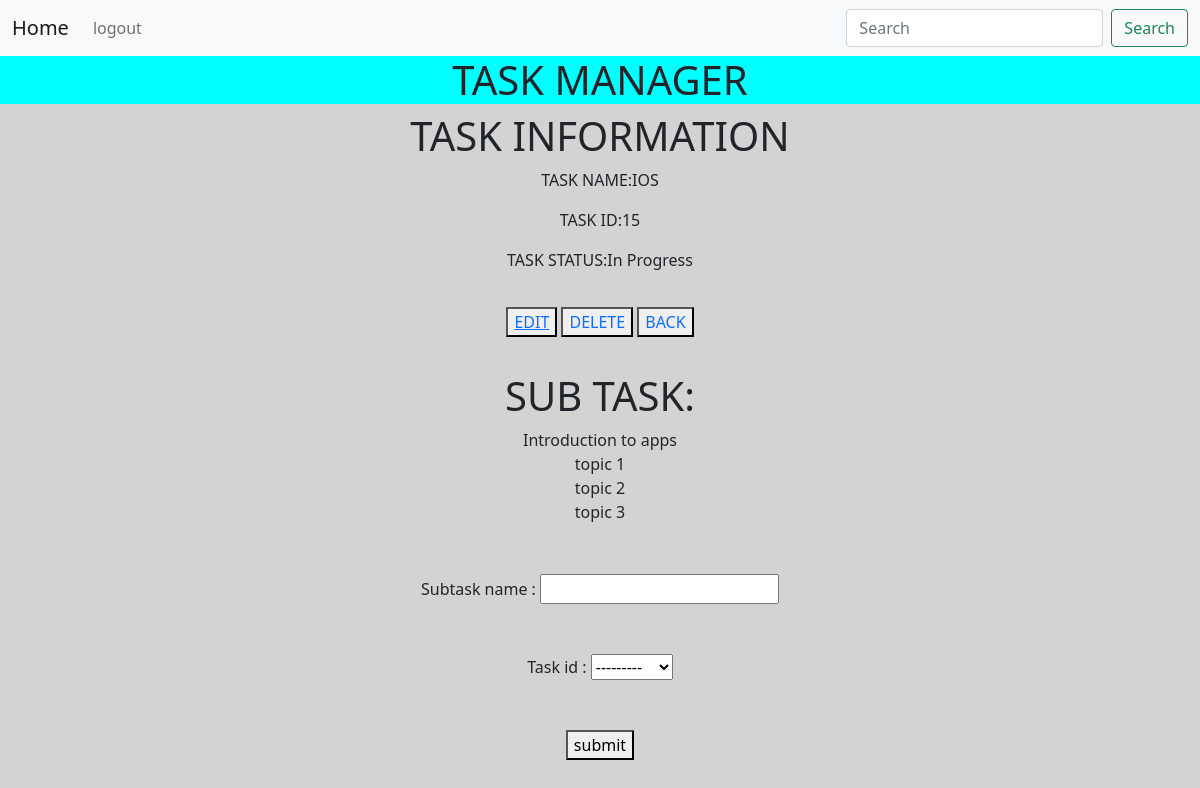
The app's page /task_detail/15 (signed in), older data.
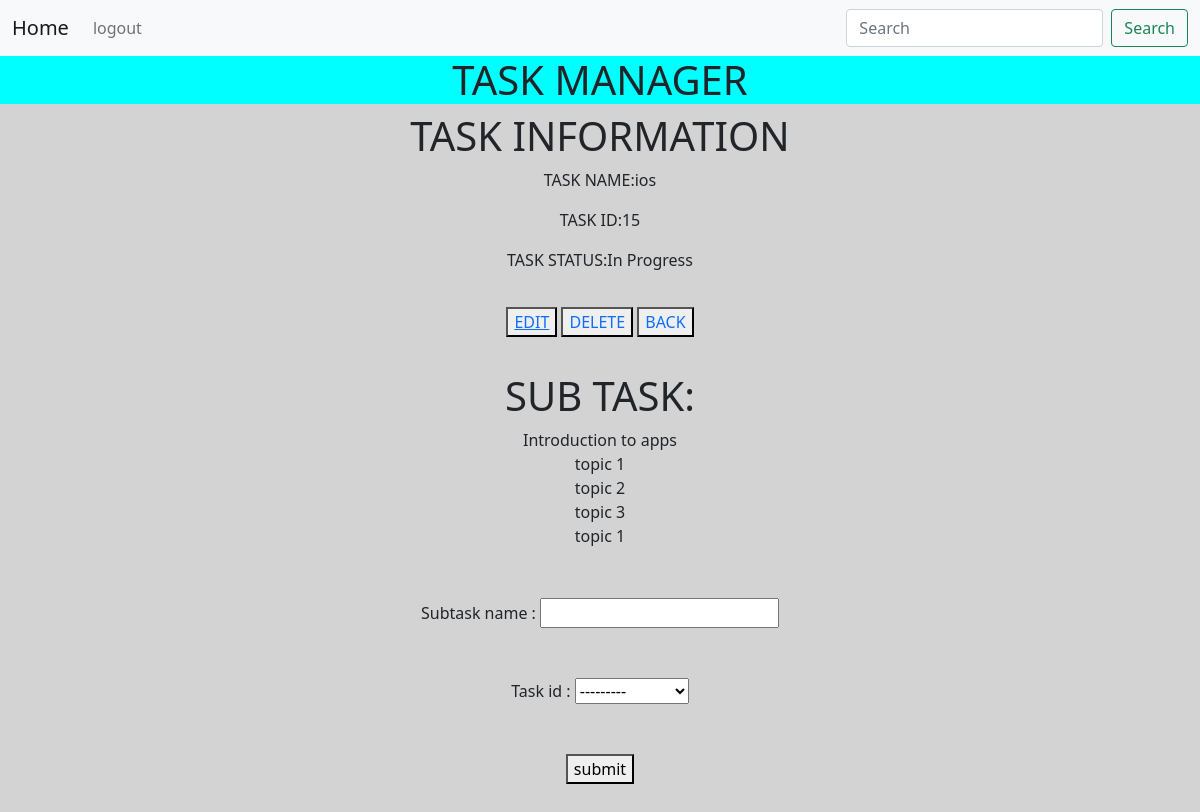
The same page, newer data.
### task/models.py (models this page shows)
class Task(models.Model):
    task_name = models.CharField(max_length=100)
    STATUS_CHOICES = (
        (1, 'Not Started'),
        (2, 'In Progress'),
        (3, 'Completed'),
    )
    Status = models.IntegerField(choices=STATUS_CHOICES)
    owner = models.ForeignKey(User, on_delete=models.CASCADE)
    created_at = models.DateTimeField(auto_now_add=True, blank=True)
    updated_at = models.DateTimeField(auto_now=True, blank=True)
    def __str__(self):
        return self.task_name

class SubtaskModel(models.Model):
    subtask_name = models.CharField(max_length=100)
    task_id = models.ForeignKey(Task, on_delete=models.CASCADE)
    created_at = models.DateTimeField(auto_now_add=True, blank=True)
    def __str__(self):
        return self.subtask_name

### task/views.py (the view)
# urls.py: path("task_detail/<int:pk>", views.task_detail, name='task_detail'),
@login_required
def task_detail(request, pk):
    if request.method == 'GET':
        task_data = Task.objects.get(id=pk)
        print(task_data)
        sub_task_data = SubtaskModel.objects.filter(task_id=pk)
        sub_task_form = SubTaskForm()
        return render(request, 'task_detail.html', {'data': sub_task_form, 'sub_task_data': sub_task_data, 'task_data': task_data})

### task/forms.py
class SubTaskForm(forms.ModelForm):
    class Meta:
        model = SubtaskModel
        fields = ['subtask_name', 'task_id']

### task/templates/task_detail.html (shortened to what this page needs)
{% extends 'base_index.html' %}
{% block body %}
<body style="background-color: lightgrey;text-align: center;">
    <h1 style="background-color: aqua;">TASK MANAGER</h1>
    <div>
        <h1>TASK INFORMATION</h1>
        <div>
            <p>TASK NAME:{{task_data.task_name}}</p>
            <p> TASK ID:{{task_data.id}}</p>
            <p> TASK STATUS:{{task_data.get_Status_display}}</p>
            <div style="margin: 35px;">
                <button><a href="{% url 'edit_task' task_data.id %}">EDIT</a></button>
                <button><a style="text-decoration: none;"
                        href="{% url 'delete_task' task_data.id %}">DELETE</a></button>
                <button><a style="text-decoration: none;" href="{% url 'task_list' %}">BACK</a></button>
            </div>
        </div>
    </div>
    <div>
        <h1>SUB TASK:</h1>
        <div>
            {% for k in sub_task_data %}
            <div>
                {{k}}
            </div>
            {% endfor %}
        </div>
    </div>
    <div style="margin: 50px;">
        <form action="{% url 'add_sub_task' %}" method="post">
            {% for i in data %}
            <div style="margin-bottom: 50px;">
                {{i.label}} : {{i}}
            </div>
            {% endfor %}
            <button type="submit">submit</button>
        </form>
    </div>
</body>
{% endblock %}

Row changes from the older to the newer data that the page shows:
changed Task "In Progress": task_name "IOS" → "ios"
added SubtaskModel: subtask_name "topic 1"
